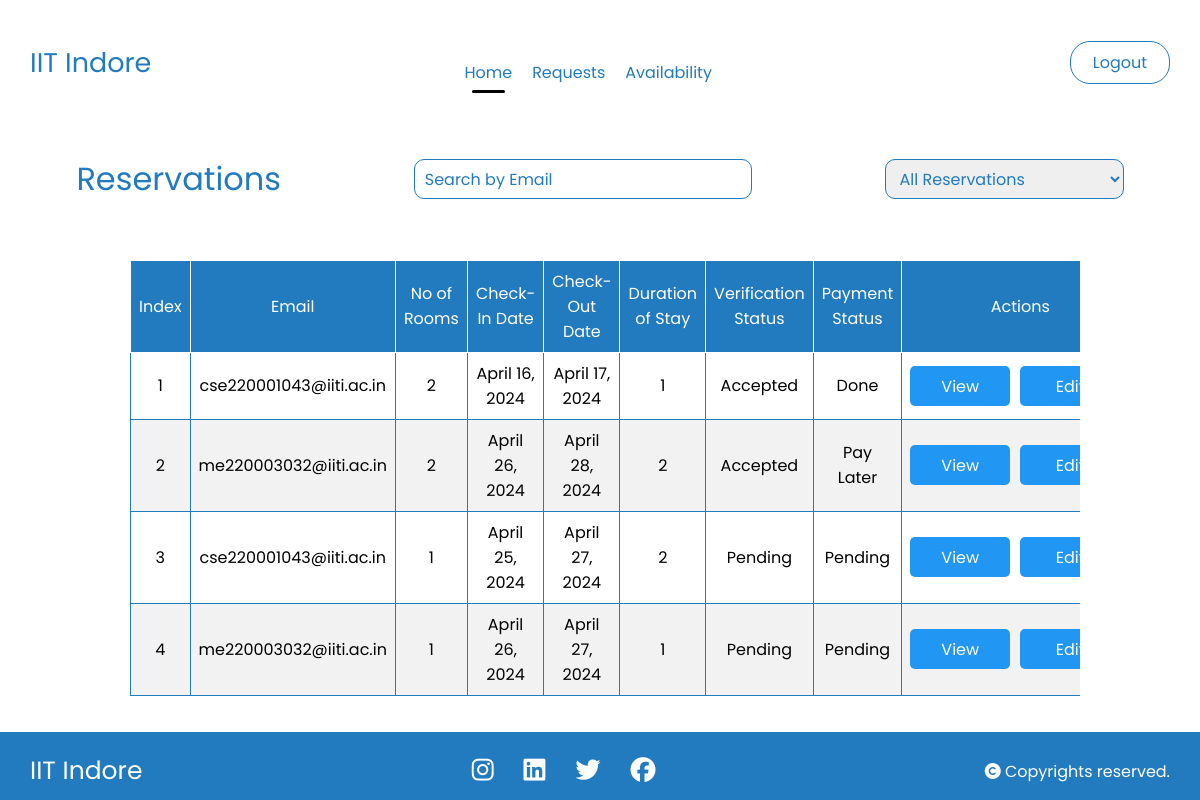
Page /admin_index/ (signed in) on the earlier database version.
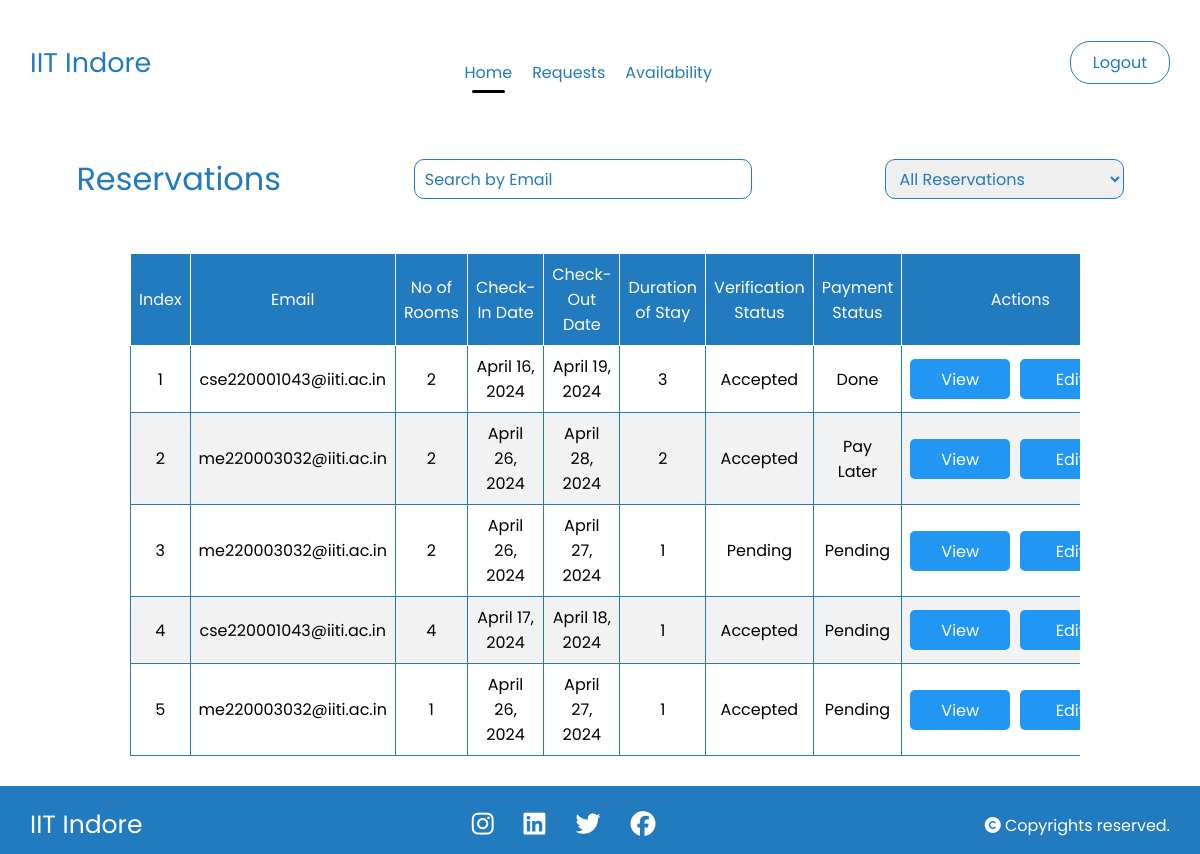
Same page on the later database version.
### hostel/models.py (models this page shows, shortened)
class Reservation(models.Model):
    PAYMENT_CHOICES = (
        ('1', 'Pending'),
        ('2', 'Done'),
        ('3', 'Pay Later')
    )
    VERIFIED_CHOICES = (
        ('1', 'Accepted'),
        ('2', 'Rejected'),
        ('3', 'Pending')
    )
    PAYMENT_METHOD = (
        ('1', 'Self'),
        ('2', 'Project')
    )
    id = models.AutoField(primary_key=True)
    user = models.ForeignKey(User, on_delete=models.CASCADE)
    email = models.EmailField()
    payment_method = models.CharField(max_length=1, default='1', choices=PAYMENT_METHOD)
    project_email = models.EmailField(blank=True)
    project_description = models.TextField(blank=True)
    phone_number = models.CharField(max_length=15)
    number_of_rooms = models.PositiveIntegerField()
    check_in_date = models.DateField()
    check_out_date = models.DateField()
    room_numbers = models.CharField(max_length=255, help_text="Enter room numbers separated by commas")
    tariff_per_day = models.DecimalField(max_digits=10, decimal_places=2, default=0.00)
    price = models.DecimalField(max_digits=10, decimal_places=2, default=0.00)
    total_price = models.DecimalField(max_digits=10, decimal_places=2, default=0.00)
    gst = models.DecimalField(max_digits=5, decimal_places=2, default=0.00)
    length_of_stay = models.IntegerField(default = 1)
    payment_status = models.CharField(max_length=1, default='1', choices = PAYMENT_CHOICES)
    verified_status = models.CharField(max_length=1, default='3', choices=VERIFIED_CHOICES)
    def get_room_numbers(self):
        return self.room_numbers.split(',')
    def set_room_numbers(self, room_numbers):
        self.room_numbers = ','.join(room_numbers)
    room_numbers_list = property(get_room_numbers, set_room_numbers)

### hostel/decorators.py (the view)
        def wrapper(request, *args, **kwargs):
            if request.user.is_authenticated and request.user.username in usernames:
                return view_func(request, *args, **kwargs)
            else:
                return HttpResponseRedirect('/login/')  # Redirect to login page if not authenticated or not in the admin list

### hostel/views.py (called while the page is built)
@login_required(login_url='/login/')
@admin_required(admin_users)
def admin_index(request):
    reservations = Reservation.objects.all()
    return render(request, 'admin/admin_index.html', {'reservations': reservations})

### templates/admin/admin_index.html (shortened to what this page needs)
{% load static %}
<!DOCTYPE html>
<html lang="en">
<head>
    <link rel="stylesheet" href="{% static 'navbar.css' %}">
</head>
<body>
    <div class="nav1">
        <div>
          <h3>IIT Indore</h3>
        </div>
        <div class="headings">
          <a href="{% url 'admin_index' %}" class="active">Home</a>
          <a href="{% url 'admin_requests' %}">Requests</a>
          <a href="{% url 'availability' %}">Availability</a>
        </div>
          <div class="nav1-login">
              {% if user.is_authenticated %}
              <a href='{% url "logout" %}'>Logout</a>
              {% else %}
              <a href='{% url "login" %}'>Login</a>
              {% endif %}
          </div>
    </div>
    <div class="headings">
      <h1>Reservations</h1>
      <div>
        <input type="text" id="emailSearch" placeholder="Search by Email">
      </div>
      <select id="reservationFilter">
        <option value="all">All Reservations</option>
      </select>
    </div>
    <div class="overflow">
      <table>
        <thead>
          <tr>
            <th>Index</th>
            <th>Email</th>
            <th>No of Rooms</th>
            <th>Check-In Date</th>
            <th>Check-Out Date</th>
            <th>Duration of Stay</th>
            <th>Verification Status</th>
            <th>Payment Status</th>
            <th>Actions</th>
          </tr>
        </thead>
        <tbody>
          {% for reservation in reservations %}
            <tr class="reservation-row" data-checkin="{{ reservation.check_in_date }}" data-checkout="{{ reservation.check_out_date }}">
              <td>{{ forloop.counter }}</td>
              <td class="reservation-email">{{ reservation.email }}</td>
              <td>{{ reservation.number_of_rooms }}</td>
              <td>{{ reservation.check_in_date }}</td>
              <td>{{ reservation.check_out_date }}</td>
              <td>{{ reservation.length_of_stay }}</td>
              <td>{{ reservation.get_verified_status_display }}</td>
              <td>{{ reservation.get_payment_status_display }}</td>
              <td>
                <form method="post">
                  <a href="{% url 'view_reservation' reservation.id %}" class="btn view">View</a>
                  <a href="{% url 'edit_reservation' reservation.id %}" class="btn edit">Edit</a>
                </form>
              </td>
            </tr>
          {% endfor %}
        </tbody>
      </table>
    </div>
    <footer>
        <div class="footer">
          <div class="info">
            <h4>IIT Indore</h4>
          </div>
          <div class="social">
            <ul>
              <li><a href="#"><i class="fa-brands fa-instagram"></i></a></li>
              <li><a href="#"><i class="fa-brands fa-linkedin"></i></a></li>
              <li><a href="#"><i class="fa-brands fa-twitter"></i></a></li>
              <li><a href="#"><i class="fa-brands fa-facebook"></i></a></li>
            </ul>
          </div>
          <div class="rights">
            <p><i class="fa-solid fa-copyright"></i> Copyrights reserved.</p>
          </div>
        </div>
    </footer>
</body>
</html>

### static/navbar.css (style rules this page uses)
* { margin: 0; padding: 0; box-sizing: border-box; font-family: 'Ubuntu', cursive; font-weight: 400; }
:root { --main-color: #fff; --secondary-color: rgb(34,122,191); --primary-color: #000; }
.nav1 { width: 100%; padding: 30px; position: sticky; top: 0px; display: flex; justify-content: space-between; align-items: center; background: transparent; z-index: 33; }
.nav1 .headings a { text-decoration: none; font-size: 16px; color: var(--secondary-color); margin-right: 3%; position: relative; transition: 0.3s all ease-in-out; }
.nav1 div:nth-child(1) h3 { font-size: 27px; color: var(--secondary-color); }
.nav1 div:nth-child(3) { display: flex; align-items: center; justify-content: flex-end; }
.nav1 .headings { display: flex; align-items: center; justify-content: center; width: 60%; }
.nav1 div:nth-child(3) a { margin-left: 25px; }
.nav1-login a { background: transparent; border: 1.5px solid var(--secondary-color); border-radius: 20px; text-decoration: none; width: 100px; text-align: center; padding: 8px; color: var(--secondary-color); }
.active::after { content: ''; position: absolute; width: 70%; left: 15%; bottom: -8px; height: 3px; background-color: var(--primary-color); border-radius: 10px; }
footer { left: 0; bottom: 0; width: 100%; background-color: var(--secondary-color); color: #fff; text-align: center; }
footer .footer { display: flex; justify-content: space-between; align-items: center; flex-wrap: wrap; padding: 20px 30px 10px; background-color: var(--secondary-color); color: #fff; }
.info h4 { text-align: center; color: #fff; font-size: 25px; }
.social ul { display: flex; align-items: center; }
.social ul li { list-style-type: none; }
.social ul li a { color: #fff; font-size: 25px; margin: 0px 15px; }

### templates/admin/admin_index.html (style rules this page uses)
* { margin: 0; padding: 0; box-sizing: border-box; font-family: "Poppins", sans-serif; }
body { display: flex; flex-direction: column; min-height: 100vh; }
footer { margin-top: auto; }
.headings { margin-top: 20px; padding: 10px; }
.headings h1 { text-align: center; color: var(--secondary-color); }
table { border-collapse: collapse; width: 100%; margin-top: 20px; }
th, td { border: 1px solid var(--secondary-color); padding: 8px; text-align: center; }
thead th { background-color: var(--secondary-color); color: #fff; border: 1px solid #fff; }
th, tr:nth-child(even) { background-color: #f2f2f2; }
td form { display: flex; justify-content: space-around; align-items: center; }
.overflow { width: 80%; padding: 10px; overflow-x: scroll; margin: auto; margin-bottom: 20px; }
.btn { width: 100px; height: 40px; font-size: 16px; margin-right: 10px; padding: 5px; outline: none; border: none; border-radius: 5px; cursor: pointer; background: rgb(33,150,243); color: #fff; transition: ease-in-out; }
a.btn { padding: 8px 20px; text-align: center; text-decoration: none; }
.headings { display: flex; justify-content: space-around; align-items: center; flex-wrap: wrap; }
.headings select, .headings input { height: 40px; font-size: 16px; color: var(--secondary-color); border: 1.5px solid var(--secondary-color); border-radius: 10px; padding: 5px 10px; outline: none; cursor: pointer; margin-bottom: 10px; }
.headings input::placeholder { color: var(--secondary-color); }
.headings h1 { color: var(--secondary-color); margin-bottom: 10px; }

Differences in the rows shown:
removed Reservation: email "cse220001043@iiti.ac.in", number_of_rooms "1", check_in_date "April 25, 2024", check_out_date "April 27, 2024", length_of_stay "2", verified_status "Pending", payment_status "Pending"
removed Reservation: email "me220003032@iiti.ac.in", number_of_rooms "1", check_in_date "April 26, 2024", check_out_date "April 27, 2024", length_of_stay "1", verified_status "Pending", payment_status "Pending"
changed Reservation "Done": check_out_date "April 17, 2024" → "April 19, 2024"; length_of_stay "1" → "3"
added Reservation: email "me220003032@iiti.ac.in", number_of_rooms "2", check_in_date "April 26, 2024", check_out_date "April 27, 2024", length_of_stay "1", verified_status "Pending", payment_status "Pending"
added Reservation: email "cse220001043@iiti.ac.in", number_of_rooms "4", check_in_date "April 17, 2024", check_out_date "April 18, 2024", length_of_stay "1", verified_status "Accepted", payment_status "Pending"
added Reservation: email "me220003032@iiti.ac.in", number_of_rooms "1", check_in_date "April 26, 2024", check_out_date "April 27, 2024", length_of_stay "1", verified_status "Accepted", payment_status "Pending"
